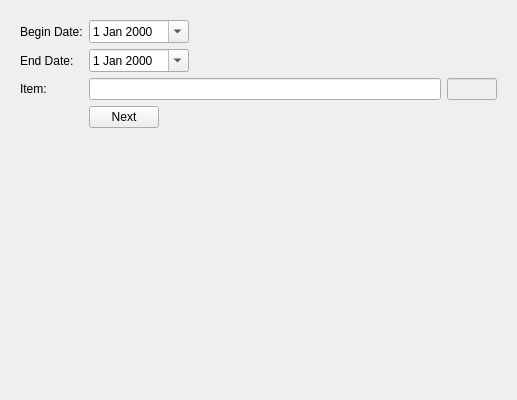
<?xml version="1.0" encoding="UTF-8"?>
<ui version="4.0">
 <class>ItemLedger</class>
 <widget class="QWidget" name="ItemLedger">
  <property name="geometry">
   <rect>
    <x>0</x>
    <y>0</y>
    <width>517</width>
    <height>400</height>
   </rect>
  </property>
  <property name="windowTitle">
   <string>Form</string>
  </property>
  <layout class="QGridLayout" name="gridLayout">
   <item row="0" column="0">
    <widget class="QFrame" name="frame">
     <property name="maximumSize">
      <size>
       <width>500</width>
       <height>16777215</height>
      </size>
     </property>
     <property name="frameShape">
      <enum>QFrame::NoFrame</enum>
     </property>
     <property name="frameShadow">
      <enum>QFrame::Raised</enum>
     </property>
     <layout class="QFormLayout" name="formLayout">
      <item row="2" column="0">
       <widget class="QLabel" name="label">
        <property name="text">
         <string>Begin Date:</string>
        </property>
       </widget>
      </item>
      <item row="2" column="1">
       <widget class="QDateEdit" name="begindate">
        <property name="maximumSize">
         <size>
          <width>100</width>
          <height>16777215</height>
         </size>
        </property>
        <property name="calendarPopup">
         <bool>true</bool>
        </property>
       </widget>
      </item>
      <item row="3" column="0">
       <widget class="QLabel" name="label_2">
        <property name="text">
         <string>End Date:</string>
        </property>
       </widget>
      </item>
      <item row="3" column="1">
       <widget class="QDateEdit" name="enddate">
        <property name="maximumSize">
         <size>
          <width>100</width>
          <height>16777215</height>
         </size>
        </property>
        <property name="calendarPopup">
         <bool>true</bool>
        </property>
       </widget>
      </item>
      <item row="4" column="0">
       <widget class="QLabel" name="label_3">
        <property name="text">
         <string>Item:</string>
        </property>
       </widget>
      </item>
      <item row="4" column="1">
       <layout class="QHBoxLayout" name="horizontalLayout">
        <item>
         <widget class="QLineEdit" name="itemname"/>
        </item>
        <item>
         <widget class="QLineEdit" name="itemid">
          <property name="enabled">
           <bool>false</bool>
          </property>
          <property name="maximumSize">
           <size>
            <width>50</width>
            <height>16777215</height>
           </size>
          </property>
         </widget>
        </item>
       </layout>
      </item>
      <item row="5" column="1">
       <widget class="QPushButton" name="btn_next">
        <property name="maximumSize">
         <size>
          <width>70</width>
          <height>16777215</height>
         </size>
        </property>
        <property name="text">
         <string>Next</string>
        </property>
       </widget>
      </item>
     </layout>
    </widget>
   </item>
  </layout>
 </widget>
 <resources/>
 <connections/>
</ui>
